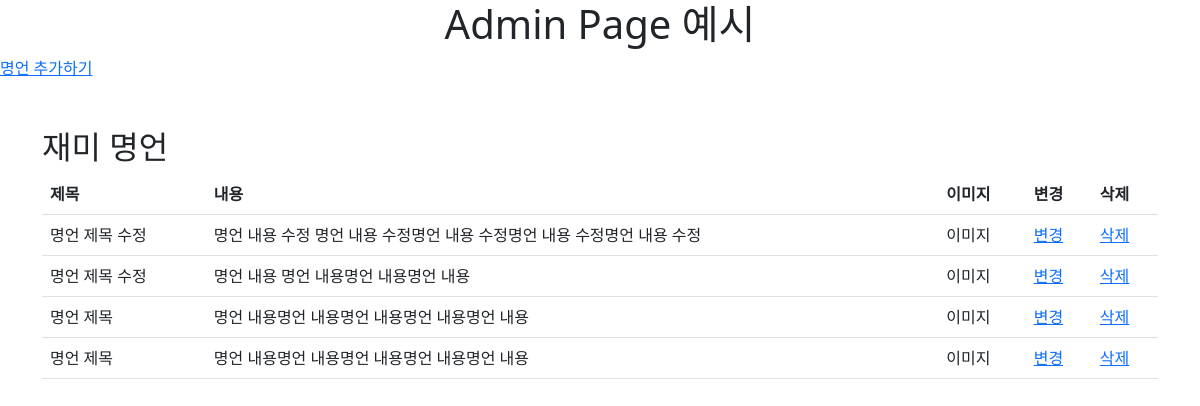
The app's page /practice/, older data.
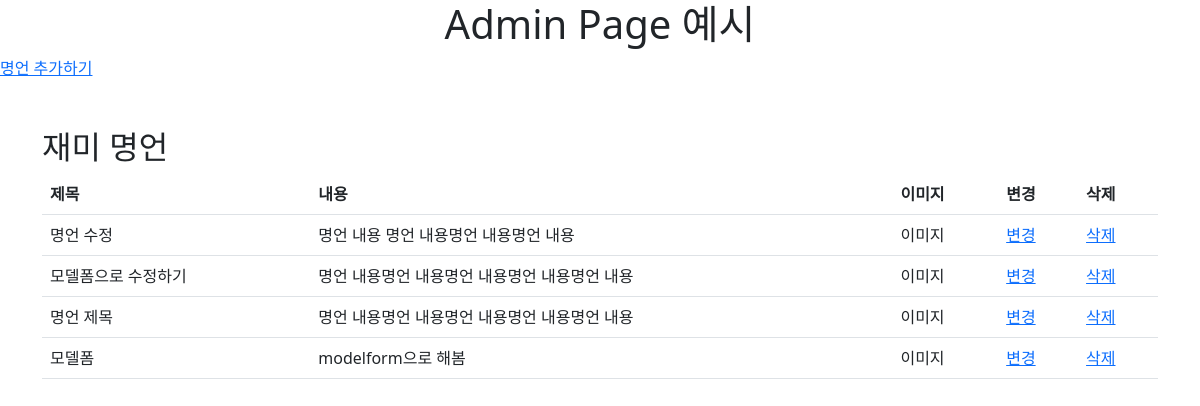
The same page, newer data.
### practice/models.py (models this page shows)
class Practice(models.Model):
  title = models.CharField(max_length=80)
  content = models.TextField()
  created_at = models.DateField(auto_now_add=True)
  updated_at = models.DateField(auto_now=True)

### practice/views.py (the view)
# urls.py: path('', views.index, name='index'),
def index(request):
  context={
    'saying': Practice.objects.all(),
  }
  return render(request, 'practice/index.html', context)

### practice/templates/practice/index.html (shortened to what this page needs)
{% extends 'base.html' %}
{% block content %}
<h1 class="text-center">Admin Page 예시</h1>
<a href="{% url 'practice:create' %}">명언 추가하기</a>
<div class="container mt-5">
  <h2>재미 명언</h2>
  <table class="table">
    <thead>
      <tr>
        <th scope="col">제목</th>
        <th scope="col">내용</th>
        <th scope="col">이미지</th>
        <th scope="col">변경</th>
        <th scope="col">삭제</th>
      </tr>
    </thead>
    <tbody>
      {% for say in saying %}
      <tr>
        <td>{{ say.title }}</td>
        <td>{{ say.content }}</td>
        <td>이미지</td>
        <td><a href="{% url 'practice:edit' say.pk %}">변경</a></td>
        <td><a href="{% url 'practice:delete' say.pk %}">삭제</a></td>
      </tr>
      {% endfor %}
    </tbody>
  </table>
</div>
{% endblock %}

### base/base.html (shortened to what this page needs)
<!DOCTYPE html>
<html lang="en">
<head>
  <link href="https://cdn.jsdelivr.net/npm/bootstrap@5.2.2/dist/css/bootstrap.min.css" rel="stylesheet">
</head>
<body>
  {% block content %}
  {% endblock %}
</body>
</html>

Row changes from the older to the newer data that the page shows:
removed Practice: title "명언 제목 수정", content "명언 내용 수정 명언 내용 수정명언 내용 수정명언 내용 수정명언 내용 수정"
changed Practice "명언 내용 명언 내용명언 내용명언 내용": title "명언 제목 수정" → "명언 수정"
changed Practice: title "명언 제목" → "모델폼으로 수정하기"
added Practice: title "모델폼", content "modelform으로 해봄"
